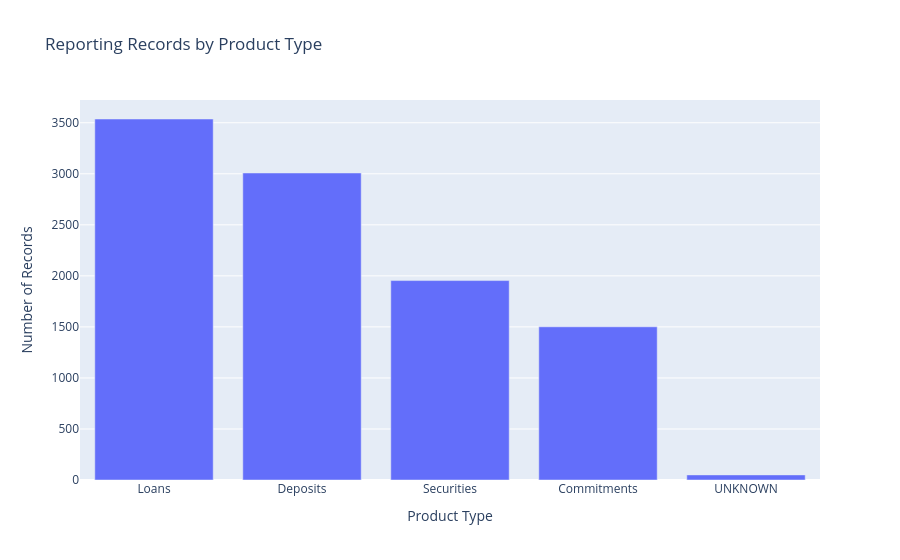

The code cell stored with this chart in its notebook:
### Code cell
fig = px.bar(
    product_distribution,
    x="product_type",
    y="record_count",
    title="Reporting Records by Product Type",
    labels={
        "product_type": "Product Type",
        "record_count": "Number of Records"
    }
)

fig.show()

### Figure 1 — Plotly figure (JSON) as saved in the notebook; plotly's stock layout.template omitted (floating-point values rounded to 4 significant figures)
{"data": [{"hovertemplate": "Product Type=%{x}<br>Number of Records=%{y}<extra></extra>", "legendgroup": "", "marker": {"color": "#636efa", "pattern": {"shape": ""}}, "name": "", "orientation": "v", "showlegend": false, "textposition": "auto", "type": "bar", "x": ["Loans", "Deposits", "Securities", "Commitments", "UNKNOWN"], "xaxis": "x", "y": [3537, 3008, 1954, 1501, 50], "yaxis": "y"}], "layout": {"barmode": "relative", "legend": {"tracegroupgap": 0}, "title": {"text": "Reporting Records by Product Type"}, "xaxis": {"anchor": "y", "domain": [0, 1], "title": {"text": "Product Type"}}, "yaxis": {"anchor": "x", "domain": [0, 1], "title": {"text": "Number of Records"}}}}
